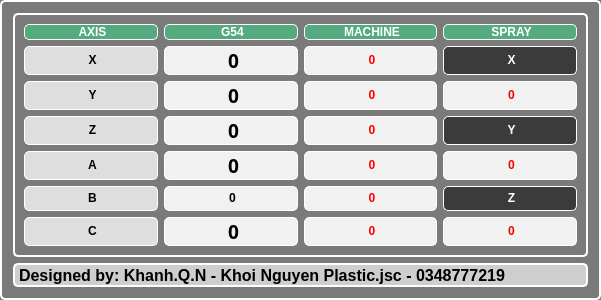
    <widget class="QFrame" name="frame_termial">
     <property name="geometry">
      <rect>
       <x>618</x>
       <y>300</y>
       <width>601</width>
       <height>300</height>
      </rect>
     </property>
     <property name="styleSheet">
      <string notr="true">background-color: rgb(122, 122, 122);
border: 2px solid rgb(255, 255, 255);
border-radius: 5px</string>
     </property>
     <property name="frameShape">
      <enum>QFrame::StyledPanel</enum>
     </property>
     <property name="frameShadow">
      <enum>QFrame::Raised</enum>
     </property>
     <layout class="QGridLayout" name="gridLayout_6">
      <item row="0" column="0">
       <widget class="QFrame" name="frame_position">
        <property name="styleSheet">
         <string notr="true">border: 2px solid rgb(255, 255, 255);
border-radius: 5px</string>
        </property>
        <property name="frameShape">
         <enum>QFrame::NoFrame</enum>
        </property>
        <property name="frameShadow">
         <enum>QFrame::Plain</enum>
        </property>
        <layout class="QGridLayout" name="gridLayout_3">
         <item row="0" column="0">
          <widget class="QLabel" name="label">
           <property name="styleSheet">
            <string notr="true">background-color: rgb(85, 170, 127);
font: 75 12pt &quot;Arial&quot; bold;
color: rgb(255, 255, 255);
border: 1px solid rgb(255, 255, 255);
border-radius: 5px</string>
           </property>
           <property name="text">
            <string>&lt;html&gt;&lt;head/&gt;&lt;body&gt;&lt;p align=&quot;center&quot;&gt;&lt;span style=&quot; font-weight:600;&quot;&gt;AXIS&lt;/span&gt;&lt;/p&gt;&lt;/body&gt;&lt;/html&gt;</string>
           </property>
          </widget>
         </item>
         <item row="0" column="1">
          <widget class="QLabel" name="label_14">
           <property name="styleSheet">
            <string notr="true">background-color: rgb(85, 170, 127);
font: 75 12pt &quot;Arial&quot; bold;
color: rgb(255, 255, 255);
border: 1px solid rgb(255, 255, 255);
border-radius: 5px</string>
           </property>
           <property name="text">
            <string>&lt;html&gt;&lt;head/&gt;&lt;body&gt;&lt;p align=&quot;center&quot;&gt;&lt;span style=&quot; font-weight:600;&quot;&gt;G54&lt;/span&gt;&lt;/p&gt;&lt;/body&gt;&lt;/html&gt;</string>
           </property>
          </widget>
         </item>
         <item row="0" column="2">
          <widget class="QLabel" name="label_13">
           <property name="styleSheet">
            <string notr="true">background-color: rgb(85, 170, 127);
font: 75 12pt &quot;Arial&quot; bold;
color: rgb(255, 255, 255);
border: 1px solid rgb(255, 255, 255);
border-radius: 5px</string>
           </property>
           <property name="text">
            <string>&lt;html&gt;&lt;head/&gt;&lt;body&gt;&lt;p align=&quot;center&quot;&gt;&lt;span style=&quot; font-weight:600;&quot;&gt;MACHINE&lt;/span&gt;&lt;/p&gt;&lt;/body&gt;&lt;/html&gt;</string>
           </property>
          </widget>
         </item>
         <item row="0" column="3">
          <widget class="QLabel" name="label_12">
           <property name="styleSheet">
            <string notr="true">background-color: rgb(85, 170, 127);
font: 75 12pt &quot;Arial&quot; bold;
color: rgb(255, 255, 255);
border: 1px solid rgb(255, 255, 255);
border-radius: 5px</string>
           </property>
           <property name="text">
            <string>&lt;html&gt;&lt;head/&gt;&lt;body&gt;&lt;p align=&quot;center&quot;&gt;&lt;span style=&quot; font-weight:600;&quot;&gt;SPRAY&lt;/span&gt;&lt;/p&gt;&lt;/body&gt;&lt;/html&gt;</string>
           </property>
          </widget>
         </item>
         <item row="1" column="0">
          <widget class="QLabel" name="label_2">
           <property name="minimumSize">
            <size>
             <width>122</width>
             <height>25</height>
            </size>
           </property>
           <property name="styleSheet">
            <string notr="true">background-color: rgb(222, 222, 222);
font: 75 12pt &quot;Arial&quot; bold;
color: rgb(0, 0, 0);
border: 1px solid rgb(255, 255, 255);
border-radius: 5px</string>
           </property>
           <property name="text">
            <string>&lt;html&gt;&lt;head/&gt;&lt;body&gt;&lt;p align=&quot;center&quot;&gt;&lt;span style=&quot; font-weight:600;&quot;&gt;X&lt;/span&gt;&lt;/p&gt;&lt;/body&gt;&lt;/html&gt;</string>
           </property>
          </widget>
         </item>
         <item row="1" column="1">
          <widget class="QLabel" name="label_Xposition">
           <property name="minimumSize">
            <size>
             <width>122</width>
             <height>25</height>
            </size>
           </property>
           <property name="font">
            <font>
             <family>Arial Bold</family>
             <pointsize>14</pointsize>
             <weight>9</weight>
             <italic>false</italic>
             <bold>false</bold>
            </font>
           </property>
           <property name="styleSheet">
            <string notr="true">background-color: rgb(241, 241, 241);
color: rgb(0, 0, 0);
font: 75 14pt &quot;Arial&quot; &quot;Bold&quot;;
border: 1px solid rgb(255, 255, 255);
border-radius: 5px</string>
           </property>
           <property name="text">
            <string>&lt;html&gt;&lt;head/&gt;&lt;body&gt;&lt;p align=&quot;center&quot;&gt;&lt;span style=&quot; font-weight:600;&quot;&gt;0&lt;/span&gt;&lt;/p&gt;&lt;/body&gt;&lt;/html&gt;</string>
           </property>
          </widget>
         </item>
         <item row="1" column="2">
          <widget class="QLabel" name="label_Xhome">
           <property name="minimumSize">
            <size>
             <width>122</width>
             <height>25</height>
            </size>
           </property>
           <property name="styleSheet">
            <string notr="true">background-color: rgb(241, 241, 241);
font: 75 14pt &quot;Arial&quot; &quot;Bold&quot;;
color: rgb(255, 0, 0);
border: 1px solid rgb(255, 255, 255);
border-radius: 5px</string>
           </property>
           <property name="text">
            <string>&lt;html&gt;&lt;head/&gt;&lt;body&gt;&lt;p align=&quot;center&quot;&gt;&lt;span style=&quot; font-weight:600;&quot;&gt;0&lt;/span&gt;&lt;/p&gt;&lt;/body&gt;&lt;/html&gt;</string>
           </property>
          </widget>
         </item>
         <item row="1" column="3">
          <widget class="QLabel" name="label_8">
           <property name="styleSheet">
            <string notr="true">background-color: rgb(59, 59, 59);
font: 75 14pt &quot;Arial&quot; bold;
color: rgb(0, 0, 0);
border: 1px solid rgb(255, 255, 255);
border-radius: 5px</string>
           </property>
           <property name="text">
            <string>&lt;html&gt;&lt;head/&gt;&lt;body&gt;&lt;p align=&quot;center&quot;&gt;&lt;span style=&quot; font-weight:600; color:#ffffff;&quot;&gt;X&lt;/span&gt;&lt;/p&gt;&lt;/body&gt;&lt;/html&gt;</string>
           </property>
          </widget>
         </item>
         <item row="2" column="0">
          <widget class="QLabel" name="label_3">
           <property name="minimumSize">
            <size>
             <width>122</width>
             <height>25</height>
            </size>
           </property>
           <property name="styleSheet">
            <string notr="true">background-color: rgb(222, 222, 222);
font: 75 12pt &quot;Arial&quot; bold;
color: rgb(0, 0, 0);
border: 1px solid rgb(255, 255, 255);
border-radius: 5px</string>
           </property>
           <property name="text">
            <string>&lt;html&gt;&lt;head/&gt;&lt;body&gt;&lt;p align=&quot;center&quot;&gt;&lt;span style=&quot; font-weight:600;&quot;&gt;Y&lt;/span&gt;&lt;/p&gt;&lt;/body&gt;&lt;/html&gt;</string>
           </property>
          </widget>
         </item>
         <item row="2" column="1">
          <widget class="QLabel" name="label_Yposition">
           <property name="minimumSize">
            <size>
             <width>122</width>
             <height>25</height>
            </size>
           </property>
           <property name="font">
            <font>
             <family>Arial Bold</family>
             <pointsize>14</pointsize>
             <weight>9</weight>
             <italic>false</italic>
             <bold>false</bold>
            </font>
           </property>
           <property name="styleSheet">
            <string notr="true">background-color: rgb(241, 241, 241);
color: rgb(0, 0, 0);
font: 75 14pt &quot;Arial&quot; &quot;Bold&quot;;
border: 1px solid rgb(255, 255, 255);
border-radius: 5px</string>
           </property>
           <property name="text">
            <string>&lt;html&gt;&lt;head/&gt;&lt;body&gt;&lt;p align=&quot;center&quot;&gt;&lt;span style=&quot; font-weight:600;&quot;&gt;0&lt;/span&gt;&lt;/p&gt;&lt;/body&gt;&lt;/html&gt;</string>
           </property>
          </widget>
         </item>
         <item row="2" column="2">
          <widget class="QLabel" name="label_Yhome">
           <property name="minimumSize">
            <size>
             <width>122</width>
             <height>25</height>
            </size>
           </property>
           <property name="styleSheet">
            <string notr="true">background-color: rgb(241, 241, 241);
font: 75 14pt &quot;Arial&quot; &quot;Bold&quot;;
color: rgb(255, 0, 0);
border: 1px solid rgb(255, 255, 255);
border-radius: 5px</string>
           </property>
           <property name="text">
            <string>&lt;html&gt;&lt;head/&gt;&lt;body&gt;&lt;p align=&quot;center&quot;&gt;&lt;span style=&quot; font-weight:600;&quot;&gt;0&lt;/span&gt;&lt;/p&gt;&lt;/body&gt;&lt;/html&gt;</string>
           </property>
          </widget>
         </item>
         <item row="2" column="3">
          <widget class="QLabel" name="label_xSpray">
           <property name="styleSheet">
            <string notr="true">background-color: rgb(241, 241, 241);
font: 75 14pt &quot;Arial&quot; &quot;Bold&quot;;
color: rgb(255, 0, 0);
border: 1px solid rgb(255, 255, 255);
border-radius: 5px</string>
           </property>
           <property name="text">
            <string>&lt;html&gt;&lt;head/&gt;&lt;body&gt;&lt;p align=&quot;center&quot;&gt;&lt;span style=&quot; font-weight:600;&quot;&gt;0&lt;/span&gt;&lt;/p&gt;&lt;/body&gt;&lt;/html&gt;</string>
           </property>
          </widget>
         </item>
         <item row="3" column="0">
          <widget class="QLabel" name="label_4">
           <property name="minimumSize">
            <size>
             <width>122</width>
             <height>25</height>
            </size>
           </property>
           <property name="styleSheet">
            <string notr="true">background-color: rgb(222, 222, 222);
font: 75 12pt &quot;Arial&quot; bold;
color: rgb(0, 0, 0);
border: 1px solid rgb(255, 255, 255);
border-radius: 5px</string>
           </property>
           <property name="text">
            <string>&lt;html&gt;&lt;head/&gt;&lt;body&gt;&lt;p align=&quot;center&quot;&gt;&lt;span style=&quot; font-weight:600;&quot;&gt;Z&lt;/span&gt;&lt;/p&gt;&lt;/body&gt;&lt;/html&gt;</string>
           </property>
          </widget>
         </item>
         <item row="3" column="1">
          <widget class="QLabel" name="label_Zposition">
           <property name="minimumSize">
            <size>
             <width>122</width>
             <height>25</height>
            </size>
           </property>
           <property name="font">
            <font>
             <family>Arial Bold</family>
             <pointsize>14</pointsize>
             <weight>9</weight>
             <italic>false</italic>
             <bold>false</bold>
            </font>
           </property>
           <property name="styleSheet">
            <string notr="true">background-color: rgb(241, 241, 241);
color: rgb(0, 0, 0);
font: 75 14pt &quot;Arial&quot; &quot;Bold&quot;;
border: 1px solid rgb(255, 255, 255);
border-radius: 5px</string>
           </property>
           <property name="text">
            <string>&lt;html&gt;&lt;head/&gt;&lt;body&gt;&lt;p align=&quot;center&quot;&gt;&lt;span style=&quot; font-weight:600;&quot;&gt;0&lt;/span&gt;&lt;/p&gt;&lt;/body&gt;&lt;/html&gt;</string>
           </property>
          </widget>
         </item>
         <item row="3" column="2">
          <widget class="QLabel" name="label_Zhome">
           <property name="minimumSize">
            <size>
             <width>122</width>
             <height>25</height>
            </size>
           </property>
           <property name="styleSheet">
            <string notr="true">background-color: rgb(241, 241, 241);
font: 75 14pt &quot;Arial&quot; &quot;Bold&quot;;
color: rgb(255, 0, 0);
border: 1px solid rgb(255, 255, 255);
border-radius: 5px</string>
           </property>
           <property name="text">
            <string>&lt;html&gt;&lt;head/&gt;&lt;body&gt;&lt;p align=&quot;center&quot;&gt;&lt;span style=&quot; font-weight:600;&quot;&gt;0&lt;/span&gt;&lt;/p&gt;&lt;/body&gt;&lt;/html&gt;</string>
           </property>
          </widget>
         </item>
         <item row="3" column="3">
          <widget class="QLabel" name="label_9">
           <property name="styleSheet">
            <string notr="true">background-color: rgb(59, 59, 59);
font: 75 14pt &quot;Arial&quot; bold;
color: rgb(0, 0, 0);
border: 1px solid rgb(255, 255, 255);
border-radius: 5px</string>
           </property>
           <property name="text">
            <string>&lt;html&gt;&lt;head/&gt;&lt;body&gt;&lt;p align=&quot;center&quot;&gt;&lt;span style=&quot; font-weight:600; color:#ffffff;&quot;&gt;Y&lt;/span&gt;&lt;/p&gt;&lt;/body&gt;&lt;/html&gt;</string>
           </property>
          </widget>
         </item>
         <item row="4" column="0">
          <widget class="QLabel" name="label_5">
           <property name="minimumSize">
            <size>
             <width>122</width>
             <height>25</height>
            </size>
           </property>
           <property name="styleSheet">
            <string notr="true">background-color: rgb(222, 222, 222);
font: 75 12pt &quot;Arial&quot; bold;
color: rgb(0, 0, 0);
border: 1px solid rgb(255, 255, 255);
border-radius: 5px</string>
           </property>
           <property name="text">
            <string>&lt;html&gt;&lt;head/&gt;&lt;body&gt;&lt;p align=&quot;center&quot;&gt;&lt;span style=&quot; font-weight:600;&quot;&gt;A&lt;/span&gt;&lt;/p&gt;&lt;/body&gt;&lt;/html&gt;</string>
           </property>
          </widget>
         </item>
         <item row="4" column="1">
          <widget class="QLabel" name="label_Aposition">
           <property name="minimumSize">
            <size>
             <width>122</width>
             <height>25</height>
            </size>
           </property>
           <property name="font">
            <font>
             <family>Arial Bold</family>
             <pointsize>14</pointsize>
             <weight>9</weight>
             <italic>false</italic>
             <bold>false</bold>
            </font>
           </property>
           <property name="styleSheet">
            <string notr="true">background-color: rgb(241, 241, 241);
color: rgb(0, 0, 0);
font: 75 14pt &quot;Arial&quot; &quot;Bold&quot;;
border: 1px solid rgb(255, 255, 255);
border-radius: 5px</string>
           </property>
           <property name="text">
            <string>&lt;html&gt;&lt;head/&gt;&lt;body&gt;&lt;p align=&quot;center&quot;&gt;&lt;span style=&quot; font-weight:600;&quot;&gt;0&lt;/span&gt;&lt;/p&gt;&lt;/body&gt;&lt;/html&gt;</string>
           </property>
          </widget>
         </item>
         <item row="4" column="2">
          <widget class="QLabel" name="label_Ahome">
           <property name="minimumSize">
            <size>
             <width>122</width>
             <height>25</height>
            </size>
           </property>
           <property name="styleSheet">
            <string notr="true">background-color: rgb(241, 241, 241);
font: 75 14pt &quot;Arial&quot; &quot;Bold&quot;;
color: rgb(255, 0, 0);
border: 1px solid rgb(255, 255, 255);
border-radius: 5px</string>
           </property>
           <property name="text">
            <string>&lt;html&gt;&lt;head/&gt;&lt;body&gt;&lt;p align=&quot;center&quot;&gt;&lt;span style=&quot; font-weight:600;&quot;&gt;0&lt;/span&gt;&lt;/p&gt;&lt;/body&gt;&lt;/html&gt;</string>
           </property>
          </widget>
         </item>
         <item row="4" column="3">
          <widget class="QLabel" name="label_ySpray">
           <property name="styleSheet">
            <string notr="true">background-color: rgb(241, 241, 241);
font: 75 14pt &quot;Arial&quot; &quot;Bold&quot;;
color: rgb(255, 0, 0);
border: 1px solid rgb(255, 255, 255);
border-radius: 5px</string>
           </property>
           <property name="text">
            <string>&lt;html&gt;&lt;head/&gt;&lt;body&gt;&lt;p align=&quot;center&quot;&gt;&lt;span style=&quot; font-weight:600;&quot;&gt;0&lt;/span&gt;&lt;/p&gt;&lt;/body&gt;&lt;/html&gt;</string>
           </property>
          </widget>
         </item>
         <item row="5" column="0">
          <widget class="QLabel" name="label_6">
           <property name="minimumSize">
            <size>
             <width>122</width>
             <height>25</height>
            </size>
           </property>
           <property name="styleSheet">
            <string notr="true">background-color: rgb(222, 222, 222);
font: 75 12pt &quot;Arial&quot; bold;
color: rgb(0, 0, 0);
border: 1px solid rgb(255, 255, 255);
border-radius: 5px</string>
           </property>
           <property name="text">
            <string>&lt;html&gt;&lt;head/&gt;&lt;body&gt;&lt;p align=&quot;center&quot;&gt;&lt;span style=&quot; font-weight:600;&quot;&gt;B&lt;/span&gt;&lt;/p&gt;&lt;/body&gt;&lt;/html&gt;</string>
           </property>
          </widget>
         </item>
         <item row="5" column="1">
          <widget class="QLabel" name="label_Bposition">
           <property name="minimumSize">
            <size>
             <width>122</width>
             <height>25</height>
            </size>
           </property>
           <property name="styleSheet">
            <string notr="true">background-color: rgb(241, 241, 241);
color: rgb(0, 0, 0);
font: 75 14pt &quot;Arial&quot; &quot;Bold&quot;;
border: 1px solid rgb(255, 255, 255);
border-radius: 5px</string>
           </property>
           <property name="text">
            <string>&lt;html&gt;&lt;head/&gt;&lt;body&gt;&lt;p align=&quot;center&quot;&gt;&lt;span style=&quot; font-weight:600;&quot;&gt;0&lt;/span&gt;&lt;/p&gt;&lt;/body&gt;&lt;/html&gt;</string>
           </property>
          </widget>
         </item>
         <item row="5" column="2">
          <widget class="QLabel" name="label_Bhome">
           <property name="minimumSize">
            <size>
             <width>122</width>
             <height>25</height>
            </size>
           </property>
           <property name="styleSheet">
            <string notr="true">background-color: rgb(241, 241, 241);
font: 75 14pt &quot;Arial&quot; &quot;Bold&quot;;
color: rgb(255, 0, 0);
border: 1px solid rgb(255, 255, 255);
border-radius: 5px</string>
           </property>
           <property name="text">
            <string>&lt;html&gt;&lt;head/&gt;&lt;body&gt;&lt;p align=&quot;center&quot;&gt;&lt;span style=&quot; font-weight:600;&quot;&gt;0&lt;/span&gt;&lt;/p&gt;&lt;/body&gt;&lt;/html&gt;</string>
           </property>
          </widget>
         </item>
         <item row="5" column="3">
          <widget class="QLabel" name="label_10">
           <property name="styleSheet">
            <string notr="true">background-color: rgb(59, 59, 59);
font: 75 14pt &quot;Arial&quot; bold;
color: rgb(0, 0, 0);
border: 1px solid rgb(255, 255, 255);
border-radius: 5px</string>
           </property>
           <property name="text">
            <string>&lt;html&gt;&lt;head/&gt;&lt;body&gt;&lt;p align=&quot;center&quot;&gt;&lt;span style=&quot; font-weight:600; color:#ffffff;&quot;&gt;Z&lt;/span&gt;&lt;/p&gt;&lt;/body&gt;&lt;/html&gt;</string>
           </property>
          </widget>
         </item>
         <item row="6" column="0">
          <widget class="QLabel" name="label_7">
           <property name="minimumSize">
            <size>
             <width>122</width>
             <height>25</height>
            </size>
           </property>
           <property name="styleSheet">
            <string notr="true">background-color: rgb(222, 222, 222);
font: 75 12pt &quot;Arial&quot; bold;
color: rgb(0, 0, 0);
border: 1px solid rgb(255, 255, 255);
border-radius: 5px</string>
           </property>
           <property name="text">
            <string>&lt;html&gt;&lt;head/&gt;&lt;body&gt;&lt;p align=&quot;center&quot;&gt;&lt;span style=&quot; font-weight:600;&quot;&gt;C&lt;/span&gt;&lt;/p&gt;&lt;/body&gt;&lt;/html&gt;</string>
           </property>
          </widget>
         </item>
         <item row="6" column="1">
          <widget class="QLabel" name="label_Cposition">
           <property name="minimumSize">
            <size>
             <width>122</width>
             <height>25</height>
            </size>
           </property>
           <property name="font">
            <font>
             <family>Arial Bold</family>
             <pointsize>14</pointsize>
             <weight>9</weight>
             <italic>false</italic>
             <bold>false</bold>
            </font>
           </property>
           <property name="styleSheet">
            <string notr="true">background-color: rgb(241, 241, 241);
color: rgb(0, 0, 0);
font: 75 14pt &quot;Arial&quot; &quot;Bold&quot;;
border: 1px solid rgb(255, 255, 255);
border-radius: 5px</string>
           </property>
           <property name="text">
            <string>&lt;html&gt;&lt;head/&gt;&lt;body&gt;&lt;p align=&quot;center&quot;&gt;&lt;span style=&quot; font-weight:600;&quot;&gt;0&lt;/span&gt;&lt;/p&gt;&lt;/body&gt;&lt;/html&gt;</string>
           </property>
          </widget>
         </item>
         <item row="6" column="2">
          <widget class="QLabel" name="label_Chome">
           <property name="minimumSize">
            <size>
             <width>122</width>
             <height>25</height>
            </size>
           </property>
           <property name="styleSheet">
            <string notr="true">background-color: rgb(241, 241, 241);
font: 75 14pt &quot;Arial&quot; &quot;Bold&quot;;
color: rgb(255, 0, 0);
border: 1px solid rgb(255, 255, 255);
border-radius: 5px</string>
           </property>
           <property name="text">
            <string>&lt;html&gt;&lt;head/&gt;&lt;body&gt;&lt;p align=&quot;center&quot;&gt;&lt;span style=&quot; font-weight:600;&quot;&gt;0&lt;/span&gt;&lt;/p&gt;&lt;/body&gt;&lt;/html&gt;</string>
           </property>
          </widget>
         </item>
         <item row="6" column="3">
          <widget class="QLabel" name="label_zSpray">
           <property name="styleSheet">
            <string notr="true">background-color: rgb(241, 241, 241);
font: 75 14pt &quot;Arial&quot; &quot;Bold&quot;;
color: rgb(255, 0, 0);
border: 1px solid rgb(255, 255, 255);
border-radius: 5px</string>
           </property>
           <property name="text">
            <string>&lt;html&gt;&lt;head/&gt;&lt;body&gt;&lt;p align=&quot;center&quot;&gt;&lt;span style=&quot; font-weight:600;&quot;&gt;0&lt;/span&gt;&lt;/p&gt;&lt;/body&gt;&lt;/html&gt;</string>
           </property>
          </widget>
         </item>
        </layout>
       </widget>
      </item>
      <item row="1" column="0">
       <widget class="QLabel" name="label_11">
        <property name="font">
         <font>
          <family>Arial</family>
          <pointsize>12</pointsize>
          <weight>75</weight>
          <bold>true</bold>
         </font>
        </property>
        <property name="styleSheet">
         <string notr="true">background-color: rgb(206, 206, 206);</string>
        </property>
        <property name="text">
         <string>Designed by: Khanh.Q.N - Khoi Nguyen Plastic.jsc - 0348777219</string>
        </property>
       </widget>
      </item>
     </layout>
    </widget>
